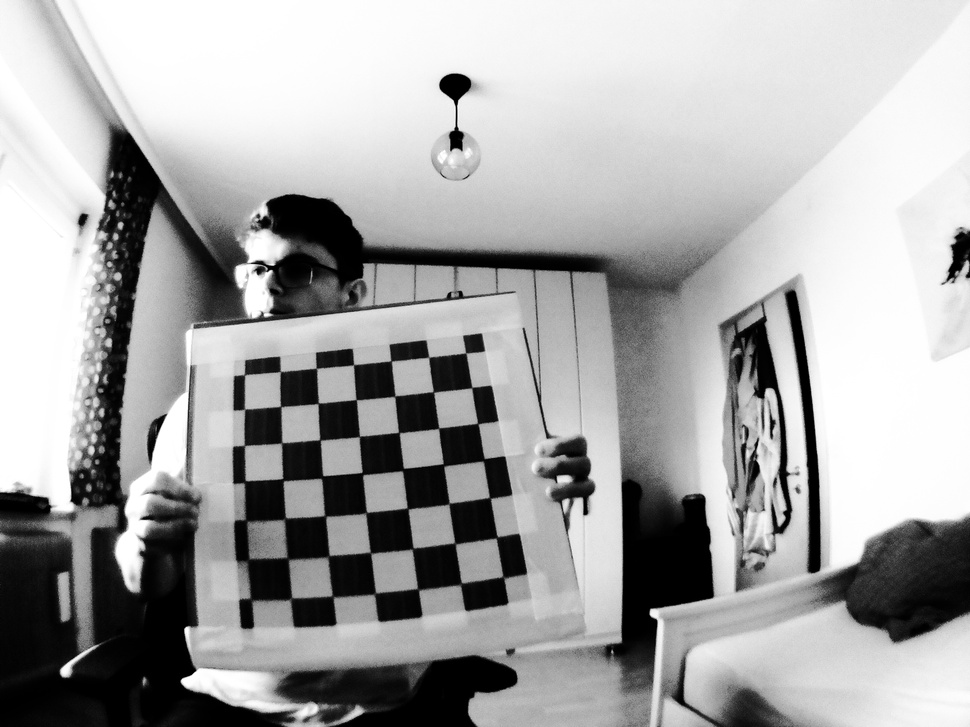
#> input picture Camera Calibration/Images/1.jpg, 970 x 727 px, shrunk from 2592 x 1944 before the run; its folder holds 4 pictures in this run
$ python test_calibration.py
#> lines starting #> are read from the running program, lines starting #| are printed output that depends on the picture; long printed decimals are rounded
import os
import time
import timeit
import cv2
import numpy as np
import matplotlib.pyplot as plt
import timeit


# values
camera_matrix = np.array([[1.52244073e+03,  0.00000000e+00, 1.18803566e+03],
                          [0.00000000e+00,  1.50426034e+03, 7.84669829e+02],
                          [0.00000000e+00,  0.00000000e+00, 1.00000000e+00]])
dist_coefs = np.array([-0.31086836,  0.10644732,  0.0030072,  -0.0012158,  -0.01891462])

print("camera matrix:\n", camera_matrix)
print("distortion coefficients: ", dist_coefs.ravel())

# load images
img_names = os.listdir('./Images/')
for img in img_names:
    print(img)

images = [ cv2.imread('./Images/' + fn.__str__(),cv2.IMREAD_GRAYSCALE) for fn in img_names ]
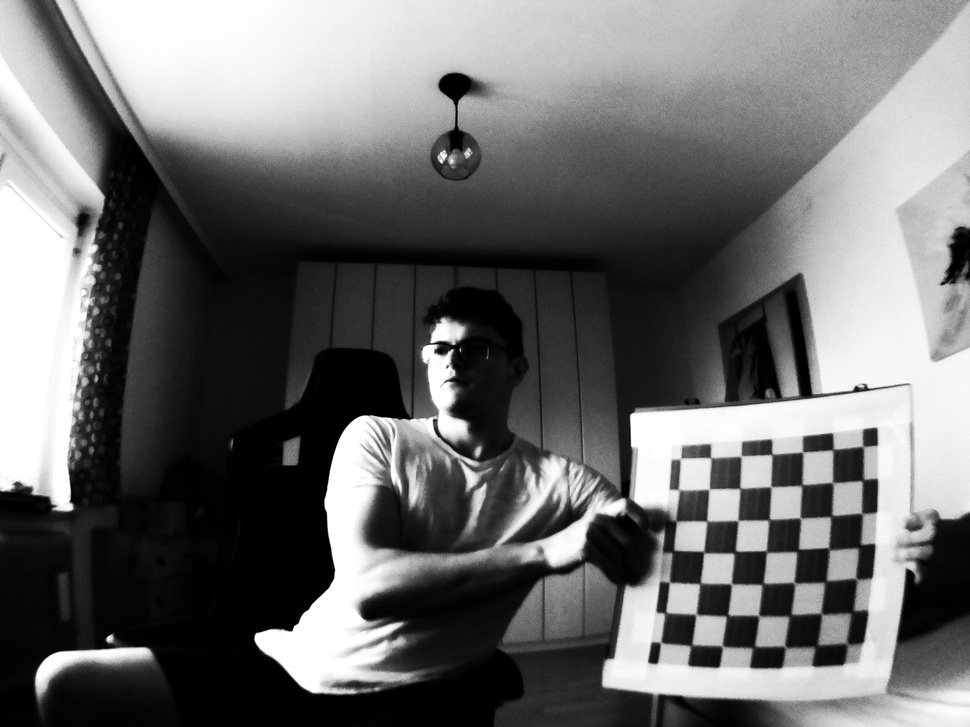
#> input picture Camera Calibration/Images/10.jpg, 970 x 727 px, shrunk from 2592 x 1944 before the run
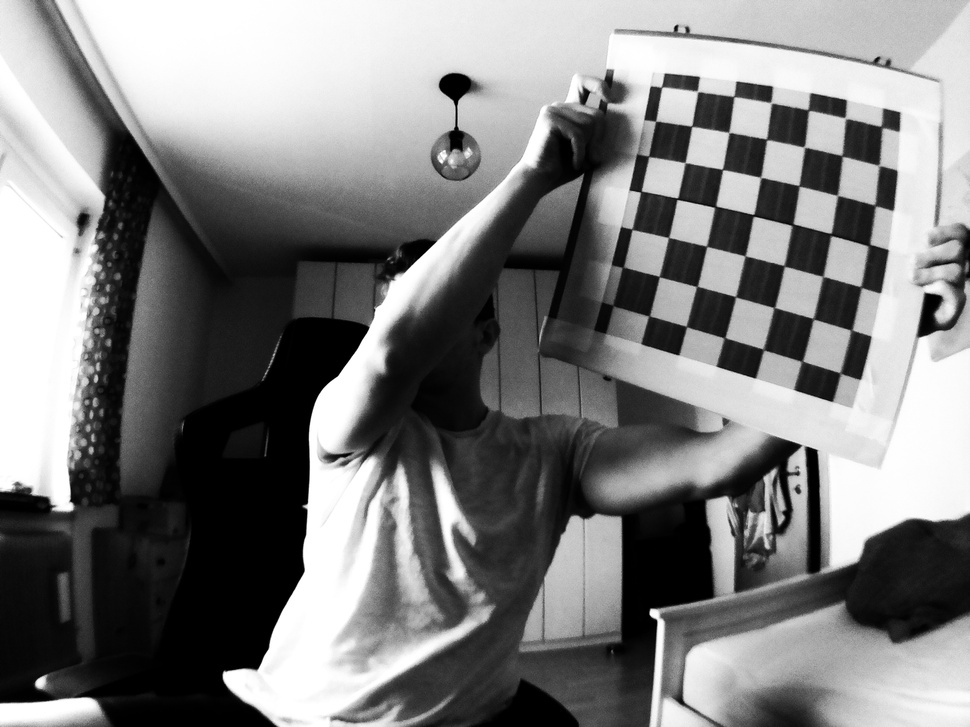
#> input picture Camera Calibration/Images/11.jpg, 970 x 727 px, shrunk from 2592 x 1944 before the run
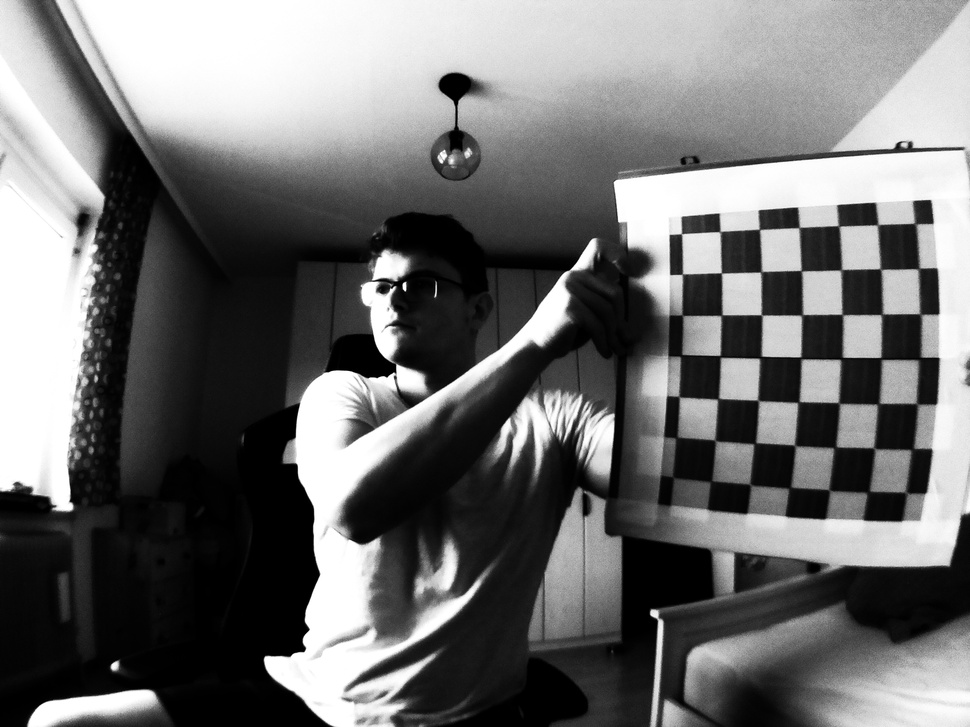
#> input picture Camera Calibration/Images/12.jpg, 970 x 727 px, shrunk from 2592 x 1944 before the run
#> images = 4 items
images = [ x for x in images if x is not None ] # filter empty images

for img in images:
    start = timeit.default_timer()
    # remove the the lens distortions
    dst = cv2.undistort(img, camera_matrix, dist_coefs, None, camera_matrix)

    stop = timeit.default_timer()
    print('Time: ', stop - start)

    # show image
    cv2.imshow("undistorted image", dst)

    cv2.waitKey(1)
    plt.show()
    time.sleep(1)
#> this loop made 4 passes
#> (start, stop) on passes 1 to 4: (159.5, 159.6), (159.6, 159.6), (159.6, 159.7), (159.7, 159.7)
#| Time:  0.05942
#| Time:  0.05643
#| Time:  0.05775
#| Time:  0.01257
#> pass 1, `dst = cv2.undistort(img, camera_matrix, dist_coefs, None, camera_matrix)`:
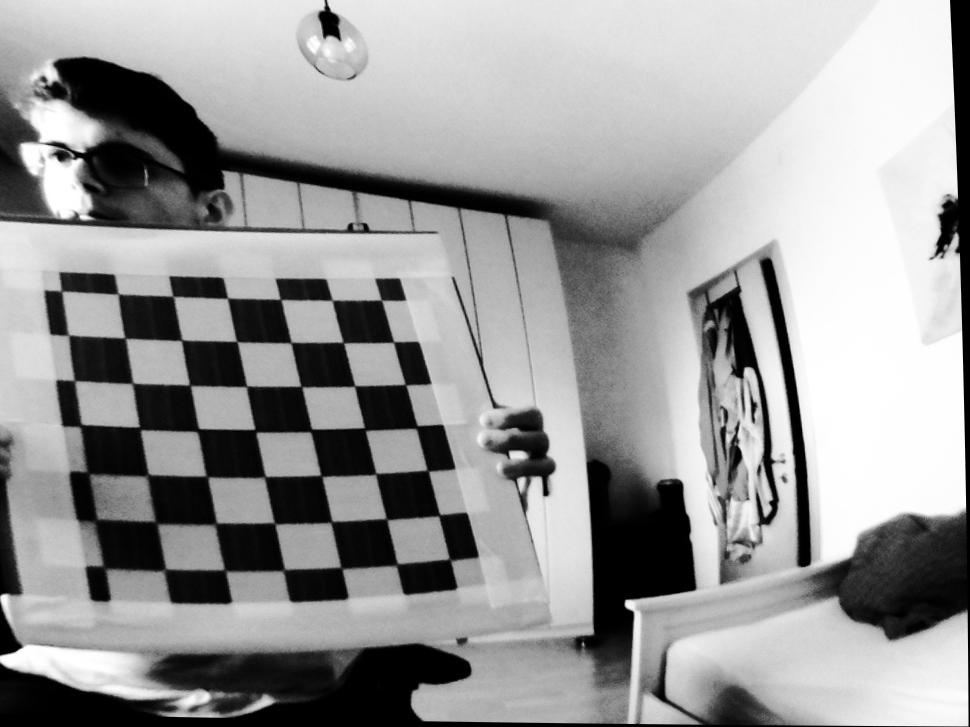
#> dst: shape (727, 970); min 0, max 255, mean 152.7
#> pass 2, `dst = cv2.undistort(img, camera_matrix, dist_coefs, None, camera_matrix)`:
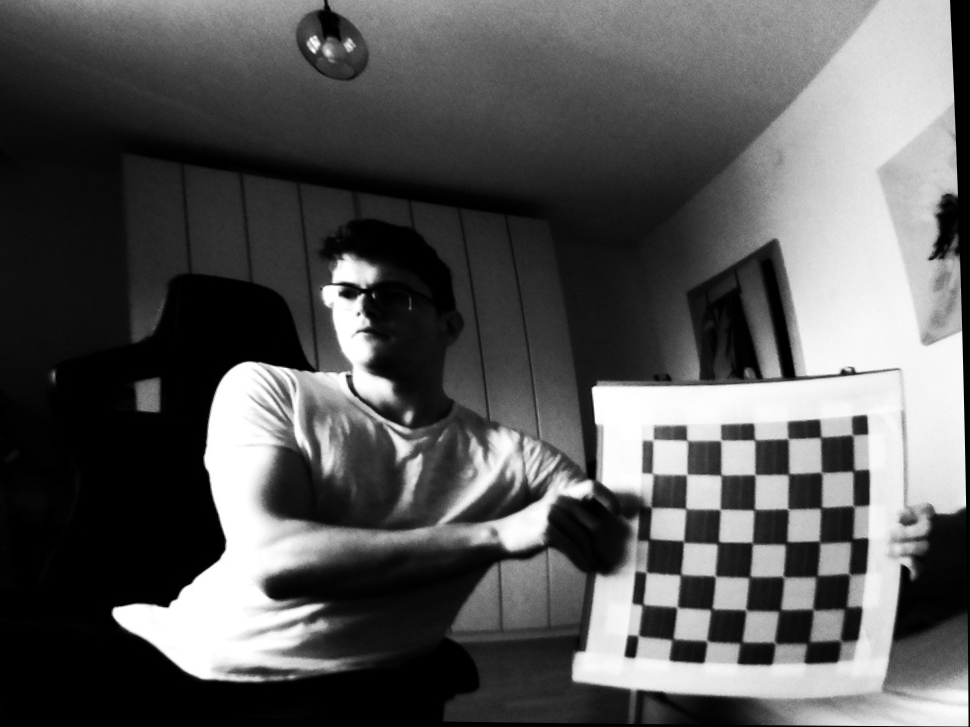
#> dst: shape (727, 970); min 0, max 255, mean 88.4
#> pass 3, `dst = cv2.undistort(img, camera_matrix, dist_coefs, None, camera_matrix)`:
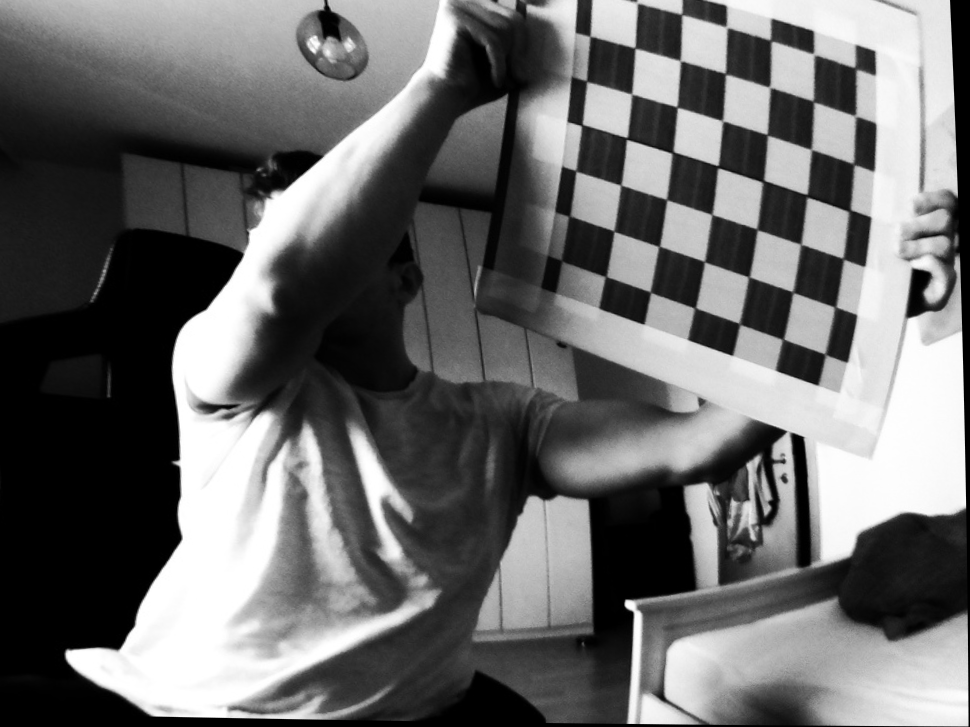
#> dst: shape (727, 970); min 0, max 255, mean 106.9
